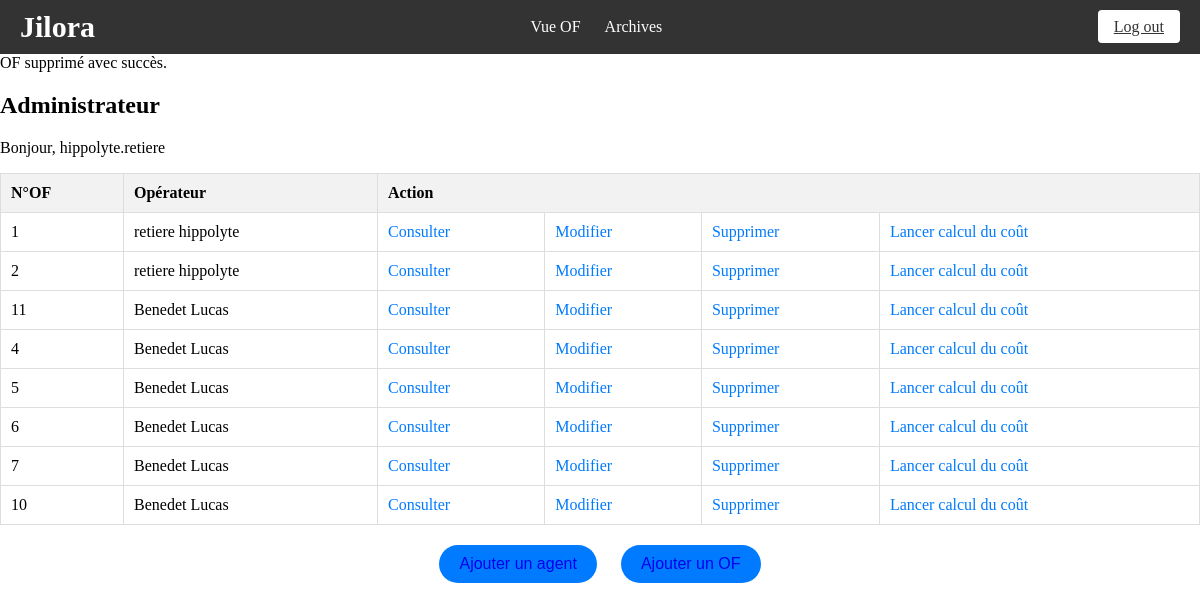
The page /final/admin.php?id=1 (signed in) on the database its author committed.
### tables this page shows
CREATE TABLE IF NOT EXISTS `of` (
  `id` int(11) NOT NULL AUTO_INCREMENT,
  `id_agent` int(11) NOT NULL,
  `description` text NOT NULL,
  `etat` tinyint(1) NOT NULL,
  PRIMARY KEY (`id`)
);

CREATE TABLE IF NOT EXISTS `agent` (
  `id` int(11) NOT NULL AUTO_INCREMENT,
  `identifiant` varchar(255) NOT NULL,
  `mot_de_passe` varchar(255) NOT NULL,
  `prenom` varchar(255) NOT NULL,
  `nom` varchar(255) NOT NULL,
  `type` int(11) NOT NULL,
  PRIMARY KEY (`id`)
);

### final/admin.php (the view, shortened to what this page needs)
<?php
include_once __DIR__ . '/includes.php';
$host = "localhost";
$dbname = "tai";
$user = "root";
$pwd = "";
$connexion = mysqli_connect($host, $user, $pwd, $dbname);
if (isset($_GET['id'])) {
    $id_of = intval($_GET['id']);
    if ($id_of > 0) {
        $sql_supprimer = "DELETE FROM of WHERE id = $id_of";
        if (mysqli_query($connexion, $sql_supprimer)) {
            echo "OF supprimé avec succès.";
        } else {
            echo "Erreur lors de la suppression de l'OF : " . mysqli_error($connexion);
        }
    } else {
        echo "ID de l'OF invalide.";
    }
} else {
    echo "ID de l'OF non spécifié.";
}
?>
<!DOCTYPE html>
<html>
<head>
    <link rel="stylesheet" href="./global.css" />
    <link rel="stylesheet" href="./index_admin.css" />
</head>
<body>
    <table class="tableau">
        <h2>Administrateur</h2>
        <p>Bonjour, <?php echo $_SESSION['identifiant']; ?></p>
        <thead>
            <tr>
                <th>N°OF</th>
                <th>Opérateur</th>
                <th colspan="4">Action</th>
            </tr>
        </thead>
        <tbody>
        <?php
        $sql_of = "SELECT * FROM of";
        $result_of = mysqli_query($connexion, $sql_of);
        while ($row = mysqli_fetch_assoc($result_of)) {
            echo "<tr>";
            echo "<td>" . $row['id'] . "</td>";
            $id_agent = $row['id_agent'];
            $id_of = $row['id'];
            $sql_agent = "SELECT * FROM agent WHERE id = $id_agent";
            $result_agent = mysqli_query($connexion, $sql_agent);
            if ($result_agent) {
                $agent = mysqli_fetch_assoc($result_agent);
                echo "<td>" . htmlspecialchars($agent['nom'] . " " . htmlspecialchars($agent['prenom'])) . "</td>";
            } else {
                echo "<td>Erreur de récupération de l'agent</td>";
            }
            echo "<td><a href='consulter_of.php?id=" . $id_of . "'>Consulter</a></td>";
            echo "<td><a href='modifier_of.php?id=" . $id_of . "'>Modifier</a></td>";
            echo "<td><a href='?id=" . $id_of . "'>Supprimer</a></td>";
            echo "<td><a href='?calcul=" . $id_of . "'>Lancer calcul du coût</a></td>";
            echo "</tr>";
        }
        ?>
        </tbody>
    </table>
    <footer>
        <button class="button"><a href="add_user.php">Ajouter un agent</a></button>
        <button class="button"><a href="of.php">Ajouter un OF</a></button>
    </footer>
</body>
</html>

### final/global.css (style rules this page uses)
body { margin: 0; line-height: normal; }
:root { --small-text: Inter; --small-text-size: 16px; --body-text-size: 20px; --color-white: #fff; --color-black: #000; --color-gray: #828282; --color-gainsboro-100: #e6e6e6; --color-gainsboro-200: #e0e0e0; --padding-5xl: 24px; --padding-xl: 20px; --padding-10xs: 3px; --padding-mini: 15px; --padding-xs-5: 11.5px; --br-5xs: 8px; }
th, td { border: 1px solid #ddd; padding: 8px; text-align: left; }
th { background-color: #f2f2f2; }

### final/index_admin.css (style rules this page uses)
.tableau { width: 100%; border-collapse: collapse; }
.tableau th, .tableau td { padding: 10px; text-align: left; border-bottom: 1px solid #ddd; }
.tableau a { color: #007bff; text-decoration: none; }
h2 { font-weight : bold; }
footer { text-align: center; margin-top: 20px; }
.button { background-color: #007bff; color: #fff; border: none; padding: 10px 20px; margin: 0 10px; cursor: pointer; font-size: 16px; border-radius: 20px; transition: background-color 0.3s ease; font-family: 'Arial', sans-serif; }
.button a { text-decoration: none; }

### rows shown on the page
of: id "1", id_agent.prenom "retiere hippolyte"
of: id "2", id_agent.prenom "retiere hippolyte"
of: id "11", id_agent.prenom "Benedet Lucas"
of: id "4", id_agent.prenom "Benedet Lucas"
of: id "5", id_agent.prenom "Benedet Lucas"
of: id "6", id_agent.prenom "Benedet Lucas"
of: id "7", id_agent.prenom "Benedet Lucas"
of: id "10", id_agent.prenom "Benedet Lucas"

### other values the page prints
$_SESSION['identifiant'] "hippolyte.retiere"
